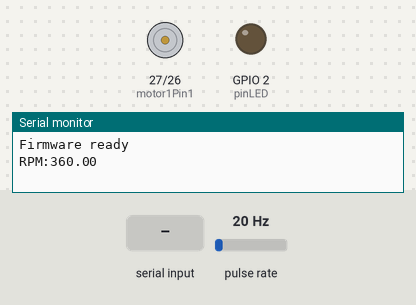
Bench run of a sketch on a simulated ESP32. On the bench: motor-driver pin pairs drawn as motors (green arrow = first pin HIGH = forward, orange = second pin HIGH = backward, longer = more drive, scaled by the enable pin), output pins drawn as LEDs (lit = HIGH), the last lines printed to the serial monitor. Wiring (inferred from the names in the program): pulse sensor: data GPIO 13. The test bench sets the inputs (shaded band); at power-on: pulse rate 20 Hz.

Above: at 1.7 s.
1.8 s: "OP\n" received over Serial
3.3 s: "OP90\n" received over Serial
At 4.5 s:
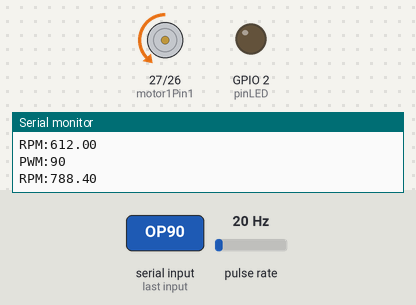
4.8 s: "X\n" received over Serial
At 5.8 s:
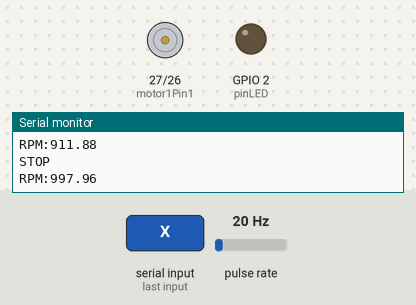
Timing chart, 0 to 7.8 s (numbered marks = the images above; inputs shaded):
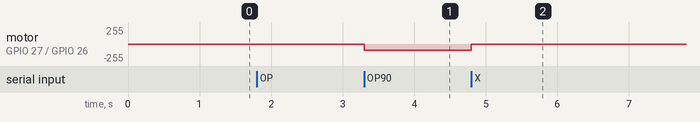

Measured:
- after the input at 3.3 s, motor on GPIO 27 (motor1Pin1) / GPIO 26 (motor1Pin2): stopped → backward 90/255 at once
- after the input at 4.8 s, motor on GPIO 27 (motor1Pin1) / GPIO 26 (motor1Pin2): backward 90/255 → stopped at once

The sketch:

monnitol.ino
```cpp
#include <Arduino.h>

const String vers = "1.2-LSTM-AUTO-RPM-C3";
const int baud = 115200;

const int motor1Pin1 = 27;
const int motor1Pin2 = 26;
const int enable1Pin = 12;
const int pinLED     = 2;
const int pin_rpm    = 13;

const int pwmFreq = 30000;
const int pwmResolution = 8;

volatile unsigned long rev = 0;
unsigned long last_rev_count = 0;
unsigned long last_rpm_time = 0;

float rpm = 0.0;
float rpm_filtered = 0.0;

char Buffer[64];
String cmd = "";
int pwm_cmd = 0;

void IRAM_ATTR countPulse() {
  rev++;
}

void parseSerial() {
  if (!Serial.available()) return;

  int len = Serial.readBytesUntil('\n', Buffer, sizeof(Buffer) - 1);
  if (len <= 0) return;

  Buffer[len] = 0;
  String input = String(Buffer);
  input.trim();
  input.toUpperCase();

  if (input.startsWith("OP")) {
    pwm_cmd = input.substring(2).toInt();
    pwm_cmd = constrain(pwm_cmd, 0, 255);
    cmd = "OP";
  }
  else if (input == "X") {
    cmd = "X";
  }
}

void updateRPM() {
  unsigned long now = millis();
  unsigned long dt = now - last_rpm_time;

  if (dt >= 1000) {
    unsigned long current_rev;

    noInterrupts();
    current_rev = rev;
    interrupts();

    unsigned long pulses = current_rev - last_rev_count;
    const int holes = 2;

    float rotations = (float)pulses / holes;
    rpm = (rotations * 60000.0) / dt;
    rpm_filtered = 0.7 * rpm_filtered + 0.3 * rpm;

    last_rev_count = current_rev;
    last_rpm_time = now;

    Serial.print("RPM:");
    Serial.println(rpm_filtered);
  }
}

void setup() {
  Serial.begin(baud);
  delay(500);

  pinMode(motor1Pin1, OUTPUT);
  pinMode(motor1Pin2, OUTPUT);
  pinMode(enable1Pin, OUTPUT);
  pinMode(pinLED, OUTPUT);
  pinMode(pin_rpm, INPUT);

  ledcAttach(enable1Pin, pwmFreq, pwmResolution);
  ledcWrite(enable1Pin, 0);

  attachInterrupt(digitalPinToInterrupt(pin_rpm), countPulse, CHANGE);

  last_rpm_time = millis();
  Serial.println("Firmware ready");
}

void loop() {
  parseSerial();

  if (cmd == "OP") {
    digitalWrite(motor1Pin1, LOW);
    digitalWrite(motor1Pin2, HIGH);

    ledcWrite(enable1Pin, pwm_cmd);

    Serial.print("PWM:");
    Serial.println(pwm_cmd);
    cmd = "";
  }
  else if (cmd == "X") {
    ledcWrite(enable1Pin, 0);
    Serial.println("STOP");
    cmd = "";
  }

  updateRPM();
  delay(2);
}
```
